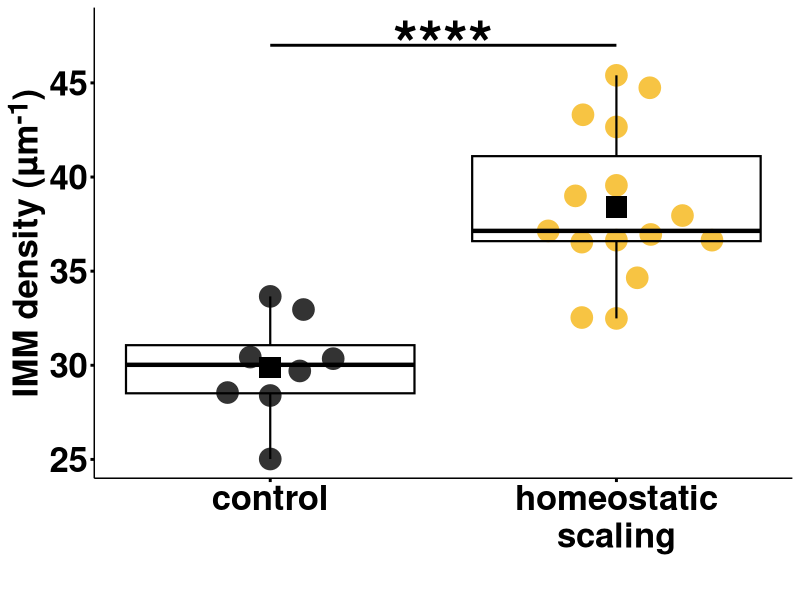
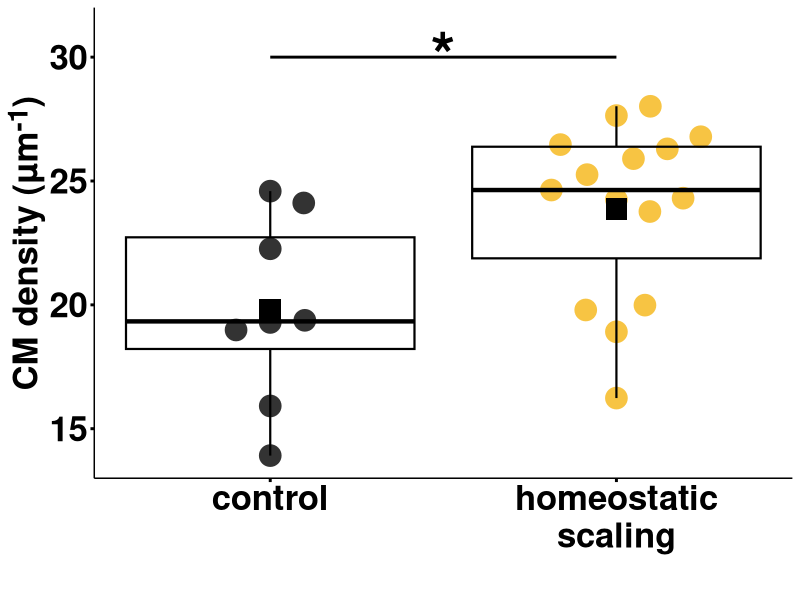
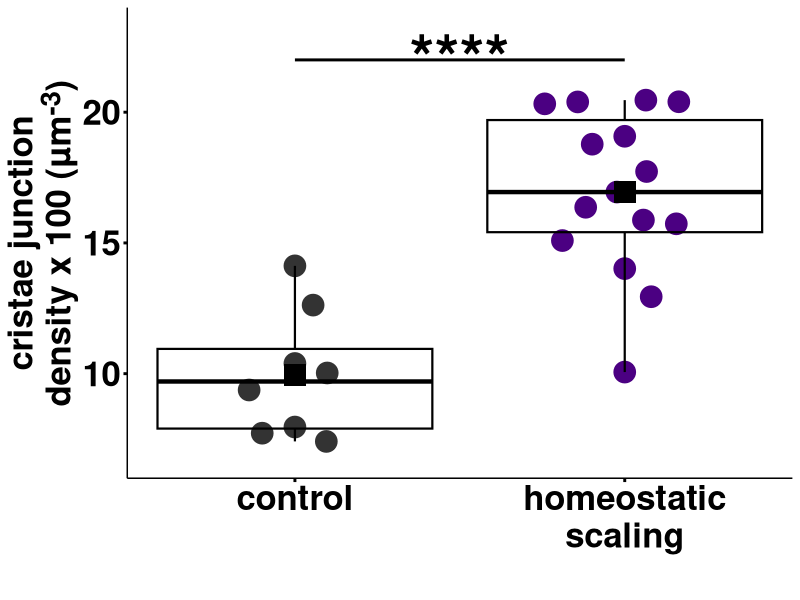
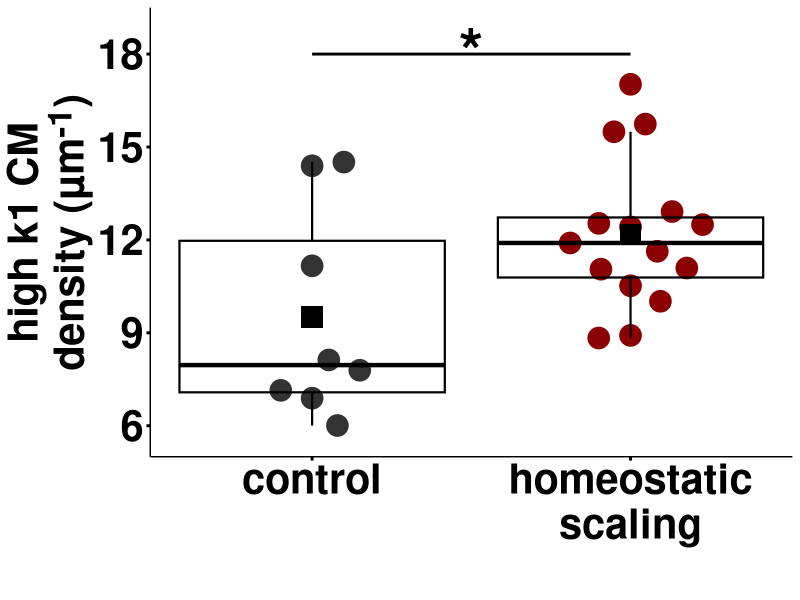

Here is the R script that generated these plots, in order:
## ---- chunk 1

# Global chunk options: hide messages & warnings everywhere
knitr::opts_chunk$set(
	echo = TRUE,
	message = FALSE,
	warning = FALSE
)
## ---- chunk 2
# === Libraries ===
library(dplyr)
library(readr)
library(ggplot2)
library(ggbeeswarm)
library(rstatix)
library(car)        # for Levene's test
library(ggtext)     # for element_markdown()

# === Read and prepare data ===
Density <- read_csv("./IMM_CM_CJ_k1_density.csv")
Density %>% arrange(Date, Condition, Dish, Cell, Mito_ID)
# === Animals per condition (check) ===
Density %>%
  distinct(Date, Condition) %>%
  count(Condition, name = "n_animal")
# === Cells per condition (check) ===
Density %>%
  distinct(Date, Condition, Dish, Cell) %>%
  count(Condition, name = "n_cell")
# === Spines per condition (check) ===
Density %>%
  count(Condition, name = "n_mito")


# === Normality and test selection ===
if (TRUE) {
  
  # 1. Shapiro-Wilk test for normality per group
  shapiro_results <- Density %>%
    group_by(Condition) %>%
    summarise(
      shapiro_p = shapiro.test(IMM_den)$p.value,
      .groups = "drop"
    )
  shapiro_results
  
  # 2. If all groups pass Shapiro -> check variance with Levene
  if (all(shapiro_results$shapiro_p > 0.05)) {
    levene <- leveneTest(IMM_den ~ Condition, data = Density, center = median)
    levene
    
    # 3a. Equal variances -> Student’s t-test
    if (levene$`Pr(>F)`[1] > 0.05) {
      stat_res <- t.test(IMM_den ~ Condition, data = Density, var.equal = TRUE)
      test_used <- "Student's t-test"
      
    # 3b. Unequal variances -> Welch’s t-test
    } else {
      stat_res <- t.test(IMM_den ~ Condition, data = Density, var.equal = FALSE)
      test_used <- "Welch's t-test"
    }
    
  # 4. If any group fails Shapiro -> Wilcoxon rank-sum
  } else {
    stat_res <- wilcox.test(IMM_den ~ Condition, data = Density, exact = FALSE)
    test_used <- "Wilcoxon rank-sum test"
  }
  
  # Output
  test_used
  stat_res
}

# === Prepare data for plotting ===
spacing_map <- c("Control" = 1, "TTX" = 2.2)
Density <- Density %>%
  filter(Condition %in% names(spacing_map)) %>%
  mutate(
    x_pos = spacing_map[Condition],
    Condition = factor(Condition, levels = c("Control", "TTX"))
  )

# === Build annotation (stars) ===
pval <- stat_res$p.value
p.signif <- case_when(
  pval < 0.0001 ~ "****",
  pval < 0.001  ~ "***",
  pval < 0.01   ~ "**",
  pval < 0.05   ~ "*",
  TRUE          ~ "ns"
)

test_results <- tibble(
  group1_x = spacing_map["Control"],
  group2_x = spacing_map["TTX"],
  y.position = 47,
  p.signif = p.signif
)

# === Final plot ===
ggplot(Density, aes(x = x_pos, y = IMM_den, color = Condition)) +
  geom_beeswarm(cex = 10, priority = "random", size = 7, alpha = 1, corral = "random") +
  geom_boxplot(aes(group = x_pos), fill = NA, width = 1,
               outlier.shape = NA, size = 0.75, color = "black") +
  stat_summary(fun = mean, geom = "point", shape = 15, size = 7, color = "black") +
  geom_segment(data = test_results,
               aes(x = group1_x, xend = group2_x, y = y.position, yend = y.position),
               inherit.aes = FALSE, size = 1, color = "black") +
  geom_text(data = test_results,
            aes(x = (group1_x + group2_x)/2, y = y.position + 0.1, label = p.signif),
            inherit.aes = FALSE, size = 16, fontface = "bold") +
  scale_x_continuous(breaks = c(1, 2.2),
                     labels = c("control", "homeostatic\nscaling")) +
  scale_color_manual(values = c("grey20", "#F7C443")) +
  scale_y_continuous(
    breaks = c(25, 30, 35, 40, 45, 50),
    expand = c(0, 0),
    limits = c(24, 49)
  ) +
  labs(x = "", y = "IMM density (&micro;m<sup>-1</sup>)") +
  theme_classic() +
  theme(
    axis.title.y = element_markdown(),
    panel.grid = element_blank(),
    panel.background = element_rect(fill = "transparent"),
    plot.background = element_rect(fill = "transparent", color = NA),
    legend.position = "none",
    text = element_text(size = 25, color = "black", face = "bold"),
    axis.text.x = element_text(size = 25, face = "bold", color = "black"),
    axis.text.y = element_text(size = 25, face = "bold", color = "black"),
    axis.ticks = element_line(size = 1, color = "black"),
    axis.line = element_line(size = 0.5, colour = "black")
  )

## ---- chunk 3
library(ggplot2)
library(dplyr)
library(rstatix)
library(ggpubr)
library(tidyverse)
library(ggbeeswarm)
library(ggpubr)

# === Read and prepare data ===
Density <- read_csv("./IMM_CM_CJ_k1_density.csv")

# === Normality and test selection ===
if (TRUE) {
  
  # 1. Shapiro-Wilk test for normality per group
  shapiro_results <- Density %>%
    group_by(Condition) %>%
    summarise(
      shapiro_p = shapiro.test(CM_den)$p.value,
      .groups = "drop"
    )
  shapiro_results
  
  # 2. If all groups pass Shapiro -> check variance with Levene
  if (all(shapiro_results$shapiro_p > 0.05)) {
    levene <- leveneTest(CM_den ~ Condition, data = Density, center = median)
    levene
    
    # 3a. Equal variances -> Student’s t-test
    if (levene$`Pr(>F)`[1] > 0.05) {
      stat_res <- t.test(CM_den ~ Condition, data = Density, var.equal = TRUE)
      test_used <- "Student's t-test"
      
    # 3b. Unequal variances -> Welch’s t-test
    } else {
      stat_res <- t.test(CM_den ~ Condition, data = Density, var.equal = FALSE)
      test_used <- "Welch's t-test"
    }
    
  # 4. If any group fails Shapiro -> Wilcoxon rank-sum
  } else {
    stat_res <- wilcox.test(CM_den ~ Condition, data = Density, exact = FALSE)
    test_used <- "Wilcoxon rank-sum test"
  }
  
  # Output
  test_used
  stat_res
}

# === Prepare data for plotting ===
spacing_map <- c("Control" = 1, "TTX" = 2.2)
Density <- Density %>%
  filter(Condition %in% names(spacing_map)) %>%
  mutate(
    x_pos = spacing_map[Condition],
    Condition = factor(Condition, levels = c("Control", "TTX"))
  )

# === Build annotation (stars) ===
pval <- stat_res$p.value
p.signif <- case_when(
  pval < 0.0001 ~ "****",
  pval < 0.001  ~ "***",
  pval < 0.01   ~ "**",
  pval < 0.05   ~ "*",
  TRUE          ~ "ns"
)

test_results <- tibble(
  group1_x = spacing_map["Control"],
  group2_x = spacing_map["TTX"],
  y.position = 30,
  p.signif = p.signif
)

# === Final plot ===
ggplot(Density, aes(x = x_pos, y = CM_den, color = Condition)) +
  geom_beeswarm(cex = 10, priority = "random", size = 7, alpha = 1, corral = "random") +
    geom_boxplot(aes(group = x_pos), fill = NA, width = 1,
               outlier.shape = NA, size = 0.75, color = "black") +
  stat_summary(fun = mean, geom = "point", shape = 15, size = 7, color = "black") +
  geom_segment(data = test_results,
               aes(x = group1_x, xend = group2_x, y = y.position, yend = y.position),
               inherit.aes = FALSE, size = 1, color = "black") +
  geom_text(data = test_results,
            aes(x = (group1_x + group2_x)/2, y = y.position + 0.1, label = p.signif),
            inherit.aes = FALSE, size = 16, fontface = "bold") +
  scale_x_continuous(breaks = c(1, 2.2),
                     labels = c("control", "homeostatic\nscaling")) +
  scale_color_manual(values = c("grey20", "#F7C443")) +
  scale_y_continuous(
    breaks = c(15, 20, 25, 30),
    expand = c(0, 0),
    limits = c(13, 32)
  ) +
  labs(x = "", y = "CM density (&micro;m<sup>-1</sup>)") +
  theme_classic() +
  theme(
    axis.title.y = element_markdown(),
    panel.grid = element_blank(),
    panel.background = element_rect(fill = "transparent"),
    plot.background = element_rect(fill = "transparent", color = NA),
    legend.position = "none",
    text = element_text(size = 25, color = "black", face = "bold"),
    axis.text.x = element_text(size = 25, face = "bold", color = "black"),
    axis.text.y = element_text(size = 25, face = "bold", color = "black"),
    axis.ticks = element_line(size = 1, color = "black"),
    axis.line = element_line(size = 0.5, colour = "black")
  )

## ---- chunk 4
library(ggplot2)
library(dplyr)
library(rstatix)
library(ggpubr)
library(tidyverse)
library(ggbeeswarm)
library(ggpubr)

# === Read and prepare data ===
Density <- read_csv("./IMM_CM_CJ_k1_density.csv") %>%
  mutate(CJ_den = CJ_den/100)

# === Normality and test selection ===
if (TRUE) {
  
  # 1. Shapiro-Wilk test for normality per group
  shapiro_results <- Density %>%
    group_by(Condition) %>%
    summarise(
      shapiro_p = shapiro.test(CJ_den)$p.value,
      .groups = "drop"
    )
  shapiro_results
  
  # 2. If all groups pass Shapiro -> check variance with Levene
  if (all(shapiro_results$shapiro_p > 0.05)) {
    levene <- leveneTest(CJ_den ~ Condition, data = Density, center = median)
    levene
    
    # 3a. Equal variances -> Student’s t-test
    if (levene$`Pr(>F)`[1] > 0.05) {
      stat_res <- t.test(CJ_den ~ Condition, data = Density, var.equal = TRUE)
      test_used <- "Student's t-test"
      
    # 3b. Unequal variances -> Welch’s t-test
    } else {
      stat_res <- t.test(CJ_den ~ Condition, data = Density, var.equal = FALSE)
      test_used <- "Welch's t-test"
    }
    
  # 4. If any group fails Shapiro -> Wilcoxon rank-sum
  } else {
    stat_res <- wilcox.test(CJ_den ~ Condition, data = Density, exact = FALSE)
    test_used <- "Wilcoxon rank-sum test"
  }
  
  # Output
  test_used
  stat_res
}

# === Prepare data for plotting ===
spacing_map <- c("Control" = 1, "TTX" = 2.2)
Density <- Density %>%
  filter(Condition %in% names(spacing_map)) %>%
  mutate(
    x_pos = spacing_map[Condition],
    Condition = factor(Condition, levels = c("Control", "TTX"))
  )

# === Build annotation (stars) ===
pval <- stat_res$p.value
p.signif <- case_when(
  pval < 0.0001 ~ "****",
  pval < 0.001  ~ "***",
  pval < 0.01   ~ "**",
  pval < 0.05   ~ "*",
  TRUE          ~ "ns"
)

test_results <- tibble(
  group1_x = spacing_map["Control"],
  group2_x = spacing_map["TTX"],
  y.position = 22,
  p.signif = p.signif
)

# === Final plot ===
ggplot(Density, aes(x = x_pos, y = CJ_den, color = Condition)) +
  geom_beeswarm(cex = 10, priority = "random", size = 7, alpha = 1, corral = "random") +
  geom_boxplot(aes(group = x_pos), fill = NA, width = 1,
               outlier.shape = NA, size = 0.75, color = "black") +
  stat_summary(fun = mean, geom = "point", shape = 15, size = 7, color = "black") +
  geom_segment(data = test_results,
               aes(x = group1_x, xend = group2_x, y = y.position, yend = y.position),
               inherit.aes = FALSE, size = 1, color = "black") +
  geom_text(data = test_results,
            aes(x = (group1_x + group2_x)/2, y = y.position + 0.1, label = p.signif),
            inherit.aes = FALSE, size = 16, fontface = "bold") +
  scale_x_continuous(breaks = c(1, 2.2),
                     labels = c("control", "homeostatic\nscaling")) +
  scale_color_manual(values = c("grey20", "#4B0082")) +
  scale_y_continuous(
    breaks = c(10, 15, 20),
    expand = c(0, 0),
    limits = c(6, 24)
  ) +
  labs(x = "", y = "cristae junction<br>density x 100 (&micro;m<sup>-3</sup>)") +
  theme_classic() +
  theme(
    axis.title.y = element_markdown(),
    panel.grid = element_blank(),
    panel.background = element_rect(fill = "transparent"),
    plot.background = element_rect(fill = "transparent", color = NA),
    legend.position = "none",
    text = element_text(size = 25, color = "black", face = "bold"),
    axis.text.x = element_text(size = 25, face = "bold", color = "black"),
    axis.text.y = element_text(size = 25, face = "bold", color = "black"),
    axis.ticks = element_line(size = 1, color = "black"),
    axis.line = element_line(size = 0.5, colour = "black")
  )
## ---- chunk 5
library(ggplot2)
library(dplyr)
library(rstatix)
library(ggpubr)
library(tidyverse)
library(ggbeeswarm)
library(ggpubr)

# === Normality and test selection ===
if (TRUE) {
  
  # 1. Shapiro-Wilk test for normality per group
  shapiro_results <- Density %>%
    group_by(Condition) %>%
    summarise(
      shapiro_p = shapiro.test(k1_den)$p.value,
      .groups = "drop"
    )
  shapiro_results
  
  # 2. If all groups pass Shapiro -> check variance with Levene
  if (all(shapiro_results$shapiro_p > 0.05)) {
    levene <- leveneTest(k1_den ~ Condition, data = Density, center = median)
    levene
    
    # 3a. Equal variances -> Student’s t-test
    if (levene$`Pr(>F)`[1] > 0.05) {
      stat_res <- t.test(k1_den ~ Condition, data = Density, var.equal = TRUE)
      test_used <- "Student's t-test"
      
    # 3b. Unequal variances -> Welch’s t-test
    } else {
      stat_res <- t.test(k1_den ~ Condition, data = Density, var.equal = FALSE)
      test_used <- "Welch's t-test"
    }
    
  # 4. If any group fails Shapiro -> Wilcoxon rank-sum
  } else {
    stat_res <- wilcox.test(k1_den ~ Condition, data = Density, exact = FALSE)
    test_used <- "Wilcoxon rank-sum test"
  }
  
  # Output
  test_used
  stat_res
}

# === Prepare data for plotting ===
spacing_map <- c("Control" = 1, "TTX" = 2.2)
Density <- Density %>%
  filter(Condition %in% names(spacing_map)) %>%
  mutate(
    x_pos = spacing_map[Condition],
    Condition = factor(Condition, levels = c("Control", "TTX"))
  )

# === Build annotation (stars) ===
pval <- stat_res$p.value
p.signif <- case_when(
  pval < 0.0001 ~ "****",
  pval < 0.001  ~ "***",
  pval < 0.01   ~ "**",
  pval < 0.05   ~ "*",
  TRUE          ~ "ns"
)

test_results <- tibble(
  group1_x = spacing_map["Control"],
  group2_x = spacing_map["TTX"],
  y.position = 18,
  p.signif = p.signif
)

# === Final plot ===
ggplot(Density, aes(x = x_pos, y = k1_den, color = Condition)) +
  geom_beeswarm(cex = 10, priority = "random", size = 7, alpha = 1, corral = "random") +
  geom_boxplot(aes(group = x_pos), fill = NA, width = 1,
               outlier.shape = NA, size = 0.75, color = "black") +
  stat_summary(fun = mean, geom = "point", shape = 15, size = 7, color = "black") +
  geom_segment(data = test_results,
               aes(x = group1_x, xend = group2_x, y = y.position, yend = y.position),
               inherit.aes = FALSE, size = 1, color = "black") +
  geom_text(data = test_results,
            aes(x = (group1_x + group2_x)/2, y = y.position + 0.1, label = p.signif),
            inherit.aes = FALSE, size = 16, fontface = "bold") +
  scale_x_continuous(breaks = c(1, 2.2),
                     labels = c("control", "homeostatic\nscaling")) +
  scale_color_manual(values = c("grey20", "darkred")) +
  scale_y_continuous(
    breaks = c(6, 9, 12, 15, 18),
    expand = c(0, 0),
    limits = c(5, 19.5)
  ) +
  labs(x = "", y = "high k1 CM<br>density (&micro;m<sup>-1</sup>)") +
  theme_classic() +
  theme(
    axis.title.y = element_markdown(),
    panel.grid = element_blank(),
    panel.background = element_rect(fill = "transparent"),
    plot.background = element_rect(fill = "transparent", color = NA),
    legend.position = "none",
    text = element_text(size = 30, color = "black", face = "bold"),
    axis.text.x = element_text(size = 30, face = "bold", color = "black"),
    axis.text.y = element_text(size = 30, face = "bold", color = "black"),
    axis.ticks = element_line(size = 1, color = "black"),
    axis.line = element_line(size = 0.5, colour = "black")
  )

